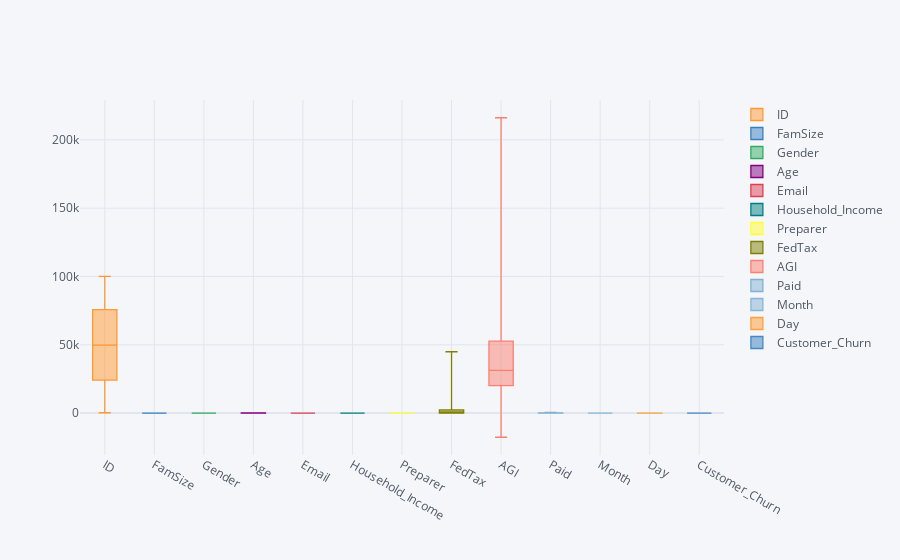

Source (notebook cell):
### Markdown cell above
# Exploratory Data Analysis

### Code cell
clients.iplot(kind='box')

### Figure 1 — Plotly figure (JSON) as saved in the notebook; plotly's stock layout.template omitted (floating-point values rounded to 4 significant figures; data arrays with more than 128 entries replaced by an {"elided": "..."} marker saying what was removed)
{"data": [{"boxpoints": false, "line": {"width": 1.3}, "marker": {"color": "rgba(255, 153, 51, 1.0)"}, "name": "ID", "orientation": "v", "type": "box", "y": {"elided": "1226 int values"}}, {"boxpoints": false, "line": {"width": 1.3}, "marker": {"color": "rgba(55, 128, 191, 1.0)"}, "name": "FamSize", "orientation": "v", "type": "box", "y": {"elided": "1226 int values"}}, {"boxpoints": false, "line": {"width": 1.3}, "marker": {"color": "rgba(50, 171, 96, 1.0)"}, "name": "Gender", "orientation": "v", "type": "box", "y": {"elided": "1226 int values"}}, {"boxpoints": false, "line": {"width": 1.3}, "marker": {"color": "rgba(128, 0, 128, 1.0)"}, "name": "Age", "orientation": "v", "type": "box", "y": {"elided": "1226 int values"}}, {"boxpoints": false, "line": {"width": 1.3}, "marker": {"color": "rgba(219, 64, 82, 1.0)"}, "name": "Email", "orientation": "v", "type": "box", "y": {"elided": "1226 int values"}}, {"boxpoints": false, "line": {"width": 1.3}, "marker": {"color": "rgba(0, 128, 128, 1.0)"}, "name": "Household_Income", "orientation": "v", "type": "box", "y": {"elided": "1226 int values"}}, {"boxpoints": false, "line": {"width": 1.3}, "marker": {"color": "rgba(255, 255, 51, 1.0)"}, "name": "Preparer", "orientation": "v", "type": "box", "y": {"elided": "1226 int values"}}, {"boxpoints": false, "line": {"width": 1.3}, "marker": {"color": "rgba(128, 128, 0, 1.0)"}, "name": "FedTax", "orientation": "v", "type": "box", "y": {"elided": "1226 int values"}}, {"boxpoints": false, "line": {"width": 1.3}, "marker": {"color": "rgba(251, 128, 114, 1.0)"}, "name": "AGI", "orientation": "v", "type": "box", "y": {"elided": "1226 int values"}}, {"boxpoints": false, "line": {"width": 1.3}, "marker": {"color": "rgba(128, 177, 211, 1.0)"}, "name": "Paid", "orientation": "v", "type": "box", "y": {"elided": "1226 int values"}}, {"boxpoints": false, "line": {"width": 1.3}, "marker": {"color": "rgba(128, 177, 211, 0.8999999999999999)"}, "name": "Month", "orientation": "v", "type": "box", "y": {"elided": "1226 int values"}}, {"boxpoints": false, "line": {"width": 1.3}, "marker": {"color": "rgba(255, 153, 51, 0.8999999999999999)"}, "name": "Day", "orientation": "v", "type": "box", "y": {"elided": "1226 int values"}}, {"boxpoints": false, "line": {"width": 1.3}, "marker": {"color": "rgba(55, 128, 191, 0.8999999999999999)"}, "name": "Customer_Churn", "orientation": "v", "type": "box", "y": {"elided": "1226 int values"}}], "layout": {"legend": {"bgcolor": "#F5F6F9", "font": {"color": "#4D5663"}}, "paper_bgcolor": "#F5F6F9", "plot_bgcolor": "#F5F6F9", "title": {"font": {"color": "#4D5663"}}, "xaxis": {"gridcolor": "#E1E5ED", "showgrid": true, "tickfont": {"color": "#4D5663"}, "title": {"font": {"color": "#4D5663"}, "text": ""}, "zerolinecolor": "#E1E5ED"}, "yaxis": {"gridcolor": "#E1E5ED", "showgrid": true, "tickfont": {"color": "#4D5663"}, "title": {"font": {"color": "#4D5663"}, "text": ""}, "zerolinecolor": "#E1E5ED"}}}
